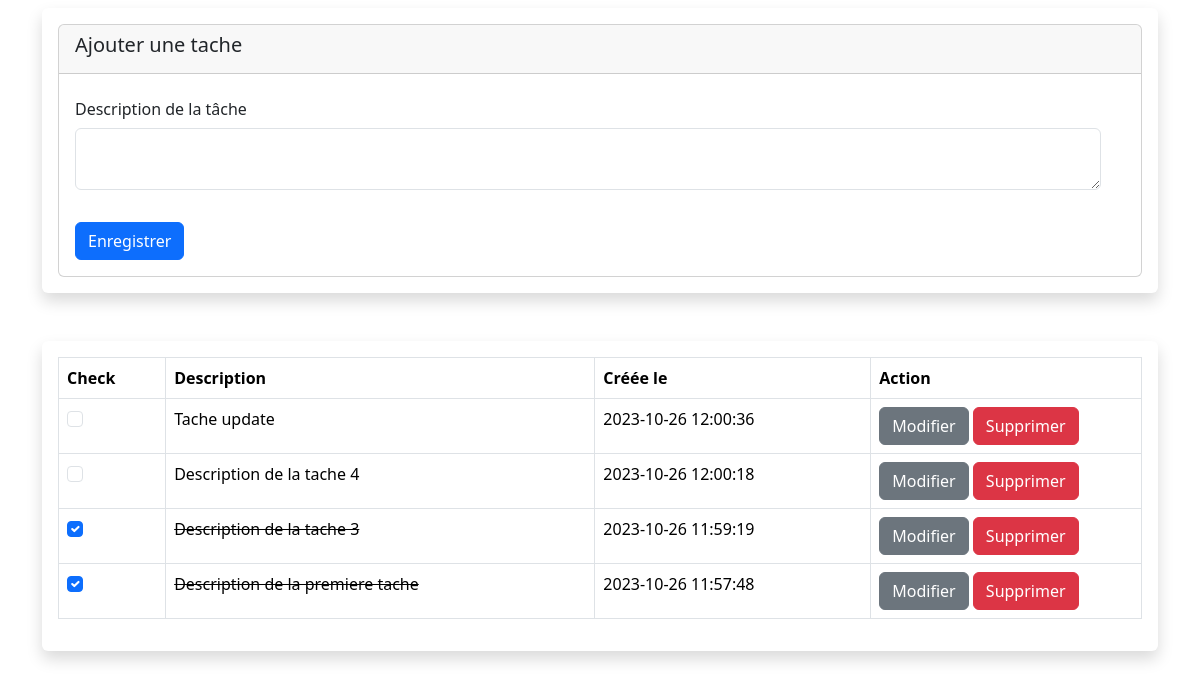
The page /views/index.php on the database its author committed.
### tables this page shows
CREATE TABLE `tasks` (
  `id` int NOT NULL AUTO_INCREMENT,
  `description` varchar(255) NOT NULL,
  `isCompleted` tinyint(1) NOT NULL,
  `created_at` timestamp NOT NULL,
  `updated_at` timestamp NULL DEFAULT NULL,
  PRIMARY KEY (`id`)
);

### views/index.php (the view, shortened to what this page needs)
<?php
include '../configuration/connexion.inc.php';
$tasksRequest = "SELECT * FROM tasks ORDER BY created_at DESC";
$tasksList = $pdo->query($tasksRequest);
$tasks = $tasksList->fetchAll();
?>
<!DOCTYPE html>
<html lang="en">
<head>
    <link rel="stylesheet" href="../css/bootstrap/css/bootstrap.css">
</head>
<body>
    <div class="container mt-2">
        <div class="col-md-12 shadow p-3 bg-body rounded">
            <div class="card">
                <div class="card-header">
                    <h5>Ajouter une tache</h5>
                </div>
                <div class="card-body">
                    <form method="POST" action="../back/store.php">
                        <div class="row col-md-12">
                            <div class="mb-2 col">
                                <div>
                                    <label for="description" class="col-md col-form-label">Description de la tâche</label>
                                </div>
                                <div class="col">
                                    <textarea id="description" name="description" type="text" class="form-control" autofocus required></textarea>
                                </div>
                            </div>
                        </div>
                        <input type="submit" class="btn btn-primary mt-4" value="Enregistrer">
                    </form>
                </div>
            </div>
        </div>
    </div>
    <div class="container mt-5">
        <div class="col-md-12 shadow p-3 bg-body rounded">
            <table class="table table-bordered">
                <thead>
                    <tr>
                        <th scope="col">Check</th>
                        <th scope="col">Description</th>
                        <th scope="col">Créée le</th>
                        <th scope="col" style="width: 25%;">Action</th>
                    </tr>
                </thead>
                <tbody>
                    <?php if ($tasks && count($tasks) > 0) : ?>
                        <?php foreach ($tasks as $task) : ?>
                            <tr>
                                <td>
                                    <form action="" method="post">
                                        <div class="form-check">
                                            <input class="form-check-input check" type="checkbox" value="<?= $task['id'] ?>" <?= $task['isCompleted'] ? 'checked' : '' ?>>
                                        </div>
                                    </form>
                                </td>
                                <td class="<?= ($task['isCompleted']) ? 'text-decoration-line-through' : '' ?>"><?= $task['description'] ?></td>
                                <td><?= $task['created_at'] ?></td>
                                <td>
                                    <a class="btn btn-secondary" href="./edit.php?id=<?= $task['id'] ?>">
                                        Modifier
                                    </a>
                                    <form action="../back/delete.php" method="post" style="display: inline-block;" class="form2">
                                        <button class="btn btn-danger" type="submit">
                                            Supprimer
                                        </button>
                                    </form>
                                </td>
                            </tr>
                        <?php endforeach ?>
                    <?php endif ?>
                </tbody>
            </table>
        </div>
    </div>
</body>
</html>

### rows shown on the page
tasks: description "Tache update", created_at "2023-10-26 12:00:36"
tasks: description "Description de la tache 4", created_at "2023-10-26 12:00:18"
tasks: isCompleted "☑", description "Description de la tache 3", created_at "2023-10-26 11:59:19"
tasks: isCompleted "☑", description "Description de la premiere tache", created_at "2023-10-26 11:57:48"
